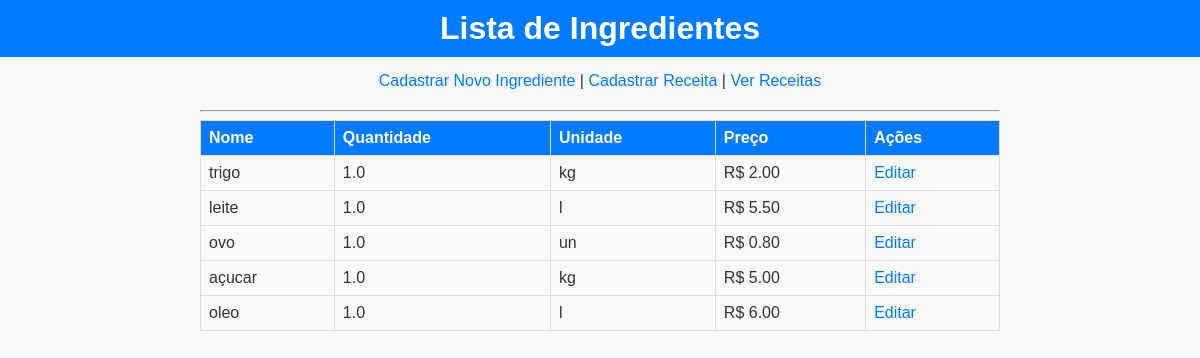
The page / on the database its author committed.
### app.py (models this page shows)
class Ingrediente(db.Model):
    id = db.Column(db.Integer, primary_key=True)  # ID único
    nome = db.Column(db.String(100), nullable=False)  # Nome do ingrediente
    quantidade = db.Column(db.Float, nullable=False)  # Quantidade disponível
    unidade = db.Column(db.String(10), nullable=False)  # Unidade de medida (g, ml, un)
    preco = db.Column(db.Float, nullable=False)  # Preço unitário em reais

### app.py (the view)
@app.route('/')
def home():
    ingredientes = Ingrediente.query.all()
    return render_template('index.html', ingredientes=ingredientes)

### templates/index.html (shortened to what this page needs)
<!DOCTYPE html>
<html lang="pt-br">
<head>
    <link rel="stylesheet" href="{{ url_for('static', filename='css/style.css') }}">
</head>
<body>
    <h1>Lista de Ingredientes</h1>
    <div class="container">
        <div class="actions">
            <a href="{{ url_for('cadastro') }}">Cadastrar Novo Ingrediente</a> |
            <a href="{{ url_for('cadastrar_receita') }}">Cadastrar Receita</a> |
            <a href="{{ url_for('ver_receitas') }}">Ver Receitas</a>
        </div>
        <hr>
        {% if ingredientes %}
            <table>
                <thead>
                    <tr>
                        <th>Nome</th>
                        <th>Quantidade</th>
                        <th>Unidade</th>
                        <th>Preço</th>
                        <th>Ações</th>
                    </tr>
                </thead>
                <tbody>
                    {% for ing in ingredientes %}
                    <tr>
                        <td>{{ ing.nome }}</td>
                        <td>{{ ing.quantidade }}</td>
                        <td>{{ ing.unidade }}</td>
                        <td>R$ {{ "%.2f"|format(ing.preco) }}</td>
                        <td>
                            <a href="{{ url_for('editar_ingrediente', ingrediente_id=ing.id) }}">Editar</a>
                        </td>
                    </tr>
                    {% endfor %}
                </tbody>
            </table>
        {% else %}
            <p>Nenhum ingrediente cadastrado ainda.</p>
        {% endif %}
    </div>
</body>
</html>

### static/css/style.css (style rules this page uses)
body { font-family: Arial, sans-serif; margin: 0; padding: 0; background-color: #f9f9f9; color: #333; }
h1 { text-align: center; padding: 10px; background-color: #007BFF; color: white; margin: 0; }
a { text-decoration: none; color: #007BFF; }
.container { padding: 15px; max-width: 800px; margin: auto; }
.actions { text-align: center; margin-bottom: 20px; }
table { width: 100%; border-collapse: collapse; margin-bottom: 20px; }
th, td { border: 1px solid #ddd; padding: 8px; text-align: left; }
th { background-color: #007BFF; color: white; }

### rows shown on the page
Ingrediente: nome "trigo", quantidade "1.0", unidade "kg", preco "2.00"
Ingrediente: nome "leite", quantidade "1.0", unidade "l", preco "5.50"
Ingrediente: nome "ovo", quantidade "1.0", unidade "un", preco "0.80"
Ingrediente: nome "açucar", quantidade "1.0", unidade "kg", preco "5.00"
Ingrediente: nome "oleo", quantidade "1.0", unidade "l", preco "6.00"
